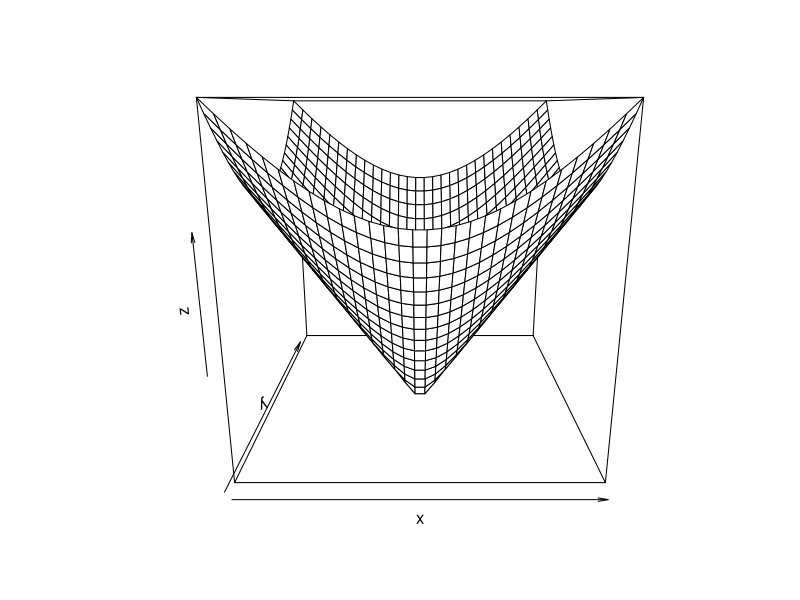
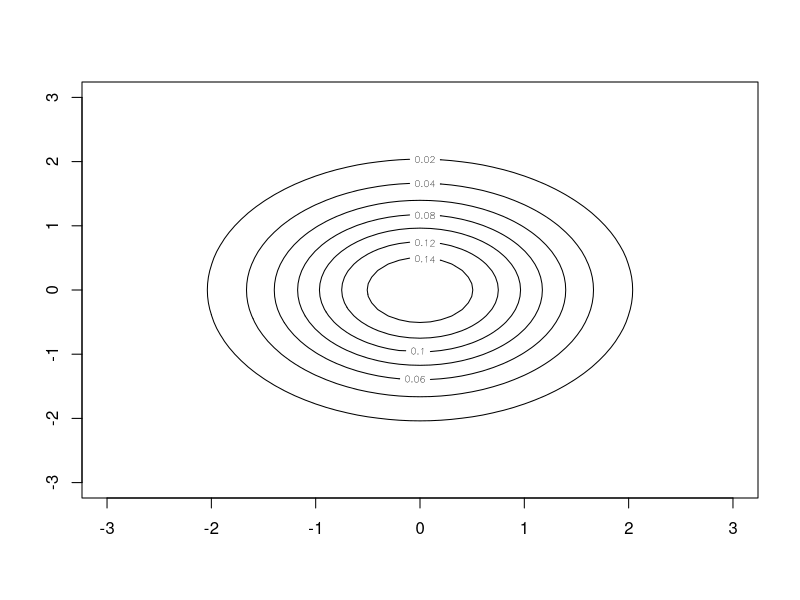
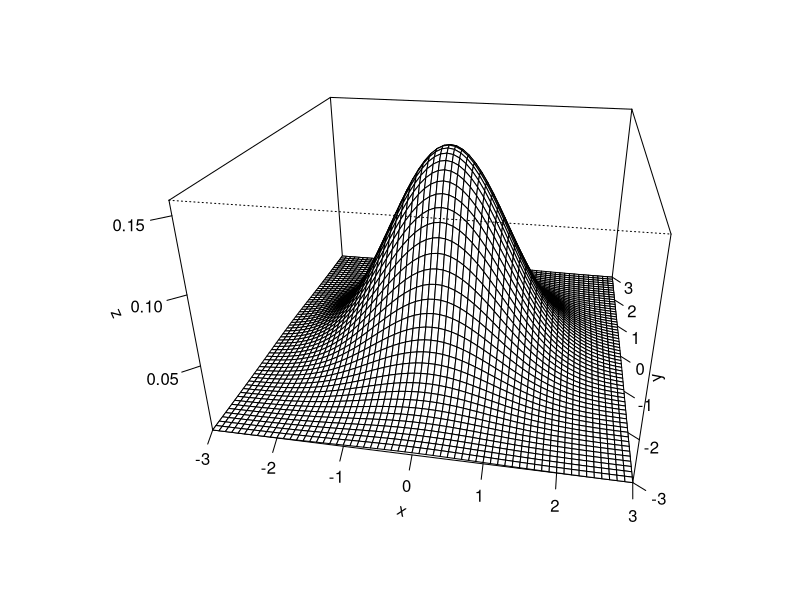

Reproduce these figures in R, in order.


cone <- function(x, y){
  sqrt(x ^ 2 + y ^ 2)
}

# prepare variables.
x <- y <- seq(-1, 1, length = 30)
z <- outer(x, y, cone)

# plot the 3D surface
persp(x, y, z)


# plot the contour

library(MASS)

#make this example reproducible
set.seed(0)

#simulate bivariate normal distribution
bivariate_data <- as.data.frame(mvrnorm(n=100,
                                        mu=c(0, 0),
                                        Sigma=matrix(c(5, 3, 4, 4), ncol=2)))

#view first six rows of bivariate dataset
head(bivariate_data)

install.packages("mnormt")
library(mnormt)

#make this example reproducible
set.seed(0)

#create bivariate normal distribution
x     <- seq(-3, 3, 0.1) 
y     <- seq(-3, 3, 0.1)
mu    <- c(0, 0)
sigma <- matrix(c(1, 0, 
                  0, 1), nrow=2)
sigma
f     <- function(x, y) dmnorm(cbind(x, y), mu, sigma)
z     <- outer(x, y, f)

#create contour plot
contour(x, y, z)
persp(x, y, z, theta=10, phi=25, expand=0.6, ticktype='detailed')



